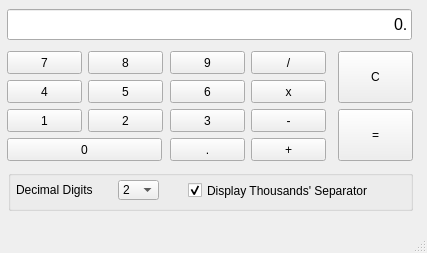
<?xml version="1.0" encoding="UTF-8"?>
<ui version="4.0">
 <class>Calculator</class>
 <widget class="QMainWindow" name="Calculator">
  <property name="geometry">
   <rect>
    <x>0</x>
    <y>0</y>
    <width>427</width>
    <height>253</height>
   </rect>
  </property>
  <property name="windowTitle">
   <string>Basic Calculator</string>
  </property>
  <widget class="QWidget" name="centralwidget">
   <widget class="QPushButton" name="btn9">
    <property name="geometry">
     <rect>
      <x>170</x>
      <y>51</y>
      <width>75</width>
      <height>23</height>
     </rect>
    </property>
    <property name="text">
     <string>9</string>
    </property>
   </widget>
   <widget class="QPushButton" name="btn6">
    <property name="geometry">
     <rect>
      <x>170</x>
      <y>80</y>
      <width>75</width>
      <height>23</height>
     </rect>
    </property>
    <property name="text">
     <string>6</string>
    </property>
   </widget>
   <widget class="QPushButton" name="btn1">
    <property name="geometry">
     <rect>
      <x>7</x>
      <y>109</y>
      <width>75</width>
      <height>23</height>
     </rect>
    </property>
    <property name="text">
     <string>1</string>
    </property>
   </widget>
   <widget class="QPushButton" name="btn5">
    <property name="geometry">
     <rect>
      <x>88</x>
      <y>80</y>
      <width>75</width>
      <height>23</height>
     </rect>
    </property>
    <property name="text">
     <string>5</string>
    </property>
   </widget>
   <widget class="QPushButton" name="btn2">
    <property name="geometry">
     <rect>
      <x>88</x>
      <y>109</y>
      <width>75</width>
      <height>23</height>
     </rect>
    </property>
    <property name="text">
     <string>2</string>
    </property>
   </widget>
   <widget class="QPushButton" name="btn7">
    <property name="geometry">
     <rect>
      <x>7</x>
      <y>51</y>
      <width>75</width>
      <height>23</height>
     </rect>
    </property>
    <property name="text">
     <string>7</string>
    </property>
   </widget>
   <widget class="QPushButton" name="btn8">
    <property name="geometry">
     <rect>
      <x>88</x>
      <y>51</y>
      <width>75</width>
      <height>23</height>
     </rect>
    </property>
    <property name="text">
     <string>8</string>
    </property>
   </widget>
   <widget class="QPushButton" name="btn4">
    <property name="geometry">
     <rect>
      <x>7</x>
      <y>80</y>
      <width>75</width>
      <height>23</height>
     </rect>
    </property>
    <property name="text">
     <string>4</string>
    </property>
   </widget>
   <widget class="QPushButton" name="btn3">
    <property name="geometry">
     <rect>
      <x>170</x>
      <y>109</y>
      <width>75</width>
      <height>23</height>
     </rect>
    </property>
    <property name="text">
     <string>3</string>
    </property>
   </widget>
   <widget class="QPushButton" name="btnDot">
    <property name="geometry">
     <rect>
      <x>170</x>
      <y>138</y>
      <width>75</width>
      <height>23</height>
     </rect>
    </property>
    <property name="text">
     <string>.</string>
    </property>
   </widget>
   <widget class="QPushButton" name="btn0">
    <property name="geometry">
     <rect>
      <x>7</x>
      <y>138</y>
      <width>155</width>
      <height>23</height>
     </rect>
    </property>
    <property name="text">
     <string>0</string>
    </property>
   </widget>
   <widget class="QPushButton" name="btnMultiply">
    <property name="geometry">
     <rect>
      <x>251</x>
      <y>80</y>
      <width>75</width>
      <height>23</height>
     </rect>
    </property>
    <property name="text">
     <string>x</string>
    </property>
   </widget>
   <widget class="QPushButton" name="btnMinus">
    <property name="geometry">
     <rect>
      <x>251</x>
      <y>109</y>
      <width>75</width>
      <height>23</height>
     </rect>
    </property>
    <property name="text">
     <string>-</string>
    </property>
   </widget>
   <widget class="QPushButton" name="btnPlus">
    <property name="geometry">
     <rect>
      <x>251</x>
      <y>138</y>
      <width>75</width>
      <height>23</height>
     </rect>
    </property>
    <property name="text">
     <string>+</string>
    </property>
   </widget>
   <widget class="QPushButton" name="btnDivide">
    <property name="geometry">
     <rect>
      <x>251</x>
      <y>51</y>
      <width>75</width>
      <height>23</height>
     </rect>
    </property>
    <property name="text">
     <string>/</string>
    </property>
   </widget>
   <widget class="QPushButton" name="btnEqual">
    <property name="geometry">
     <rect>
      <x>338</x>
      <y>109</y>
      <width>75</width>
      <height>52</height>
     </rect>
    </property>
    <property name="text">
     <string>=</string>
    </property>
   </widget>
   <widget class="QPushButton" name="btnClear">
    <property name="geometry">
     <rect>
      <x>338</x>
      <y>51</y>
      <width>75</width>
      <height>52</height>
     </rect>
    </property>
    <property name="text">
     <string>C</string>
    </property>
   </widget>
   <widget class="QLineEdit" name="txtDisplay">
    <property name="geometry">
     <rect>
      <x>7</x>
      <y>9</y>
      <width>405</width>
      <height>31</height>
     </rect>
    </property>
    <property name="font">
     <font>
      <pointsize>12</pointsize>
     </font>
    </property>
    <property name="inputMask">
     <string/>
    </property>
    <property name="text">
     <string>0.</string>
    </property>
    <property name="alignment">
     <set>Qt::AlignRight|Qt::AlignTrailing|Qt::AlignVCenter</set>
    </property>
   </widget>
   <widget class="QGroupBox" name="groupBox">
    <property name="geometry">
     <rect>
      <x>8</x>
      <y>170</y>
      <width>405</width>
      <height>41</height>
     </rect>
    </property>
    <property name="title">
     <string/>
    </property>
    <widget class="QLabel" name="lblDecimal">
     <property name="geometry">
      <rect>
       <x>8</x>
       <y>9</y>
       <width>101</width>
       <height>21</height>
      </rect>
     </property>
     <property name="text">
      <string>Decimal Digits</string>
     </property>
     <property name="scaledContents">
      <bool>false</bool>
     </property>
     <property name="wordWrap">
      <bool>false</bool>
     </property>
    </widget>
    <widget class="QComboBox" name="cboDecimal">
     <property name="geometry">
      <rect>
       <x>110</x>
       <y>10</y>
       <width>41</width>
       <height>20</height>
      </rect>
     </property>
     <property name="currentIndex">
      <number>2</number>
     </property>
     <property name="sizeAdjustPolicy">
      <enum>QComboBox::AdjustToMinimumContentsLength</enum>
     </property>
     <item>
      <property name="text">
       <string>0</string>
      </property>
     </item>
     <item>
      <property name="text">
       <string>1</string>
      </property>
     </item>
     <item>
      <property name="text">
       <string>2</string>
      </property>
     </item>
     <item>
      <property name="text">
       <string>3</string>
      </property>
     </item>
     <item>
      <property name="text">
       <string>4</string>
      </property>
     </item>
     <item>
      <property name="text">
       <string>5</string>
      </property>
     </item>
    </widget>
    <widget class="QCheckBox" name="chkSeparator">
     <property name="geometry">
      <rect>
       <x>180</x>
       <y>10</y>
       <width>221</width>
       <height>21</height>
      </rect>
     </property>
     <property name="text">
      <string>Display Thousands' Separator</string>
     </property>
     <property name="checked">
      <bool>true</bool>
     </property>
    </widget>
   </widget>
  </widget>
  <widget class="QMenuBar" name="menubar">
   <property name="geometry">
    <rect>
     <x>0</x>
     <y>0</y>
     <width>427</width>
     <height>25</height>
    </rect>
   </property>
  </widget>
  <widget class="QStatusBar" name="statusbar"/>
 </widget>
 <resources/>
 <connections/>
</ui>
